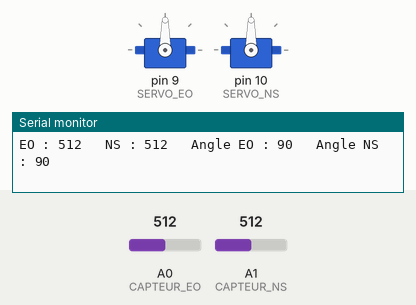
The sketch below on a simulated Arduino Uno, built with avr-gcc and run on an emulated ATmega328P. Parts: 2 × servo, the last lines printed to the serial monitor. The test bench sets the inputs (shaded band); at power-on: A0 (CAPTEUR_EO) = 512, A1 (CAPTEUR_NS) = 512.

Above: at 1.2 s.
1.3 s: A0 (CAPTEUR_EO) set to 482
At 2.01 s:
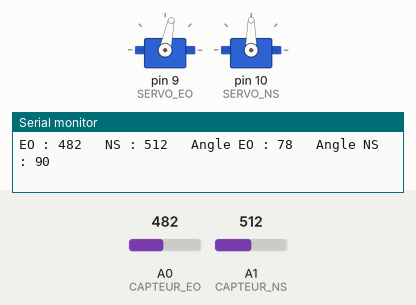
4.3 s: A1 (CAPTEUR_NS) set to 487
At 4.49 s:
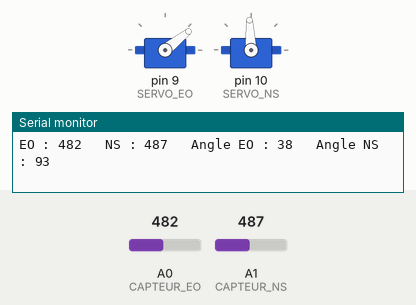
7.3 s: A1 (CAPTEUR_NS) set to 1023
10.3 s: A0 (CAPTEUR_EO) set to 518
13.3 s: A0 (CAPTEUR_EO) set to 536
At 13.33 s:
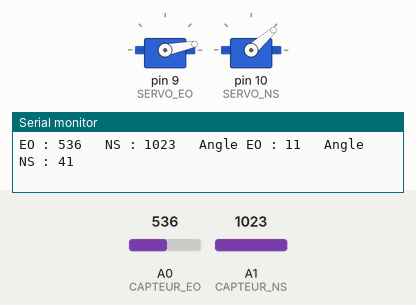
16.3 s: A1 (CAPTEUR_NS) set to 0
At 16.44 s:
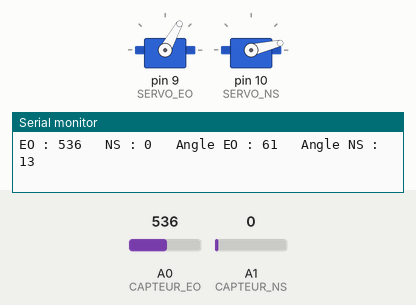
Timing chart, 0 to 22.1 s (numbered marks = the images above; inputs shaded):
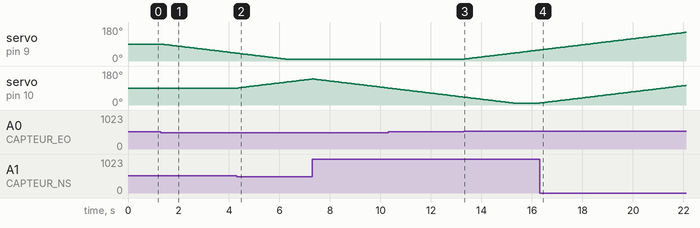

Measured:
- the behaviour switches between 497 and 496 on A0 (CAPTEUR_EO) (found by bisection; images 0 and 1)
- the behaviour switches between 497 and 496 on A1 (CAPTEUR_NS) (found by bisection; images 1 and 2)
- the behaviour switches between 527 and 528 on A0 (CAPTEUR_EO) (found by bisection; images 2 and 3)
- after the input at 1.3 s, servo on pin 9 (SERVO_EO): moves from 90° to 42° over 2.9 s, starting at once
- after the input at 4.3 s, servo on pin 10 (SERVO_NS): moves from 90° to 138° over 2.9 s, starting after 0.06 s
- after the input at 13.3 s, servo on pin 9 (SERVO_EO): moves from 10° to 58° over 2.9 s, starting at once
- after the input at 16.3 s, servo on pin 10 (SERVO_NS): moves from 10° to 104° over 5.8 s, starting at once

The sketch:

suiveur_solaire.ino
```cpp
 #include <Servo.h>

// -------------------------
// Entrées des capteurs
// -------------------------
const int CAPTEUR_EO = A0;
const int CAPTEUR_NS = A1;

// -------------------------
// Servomoteurs
// -------------------------
const int SERVO_EO = 9;
const int SERVO_NS = 10;

Servo MonServo1;
Servo MonServo2;

// -------------------------
// Position des servomoteurs
// -------------------------
int angleEO = 90;
int angleNS = 90;

// Limites mécaniques
const int ANGLE_MIN = 10;
const int ANGLE_MAX = 170;

// -------------------------
// Réglages des capteurs
// -------------------------

// Valeur correspondant à l'équilibre du pont
const int CENTRE = 512;

// Zone dans laquelle on considère que le capteur est équilibré
const int ZONE_MORTE = 15;

// -------------------------
// Moyenne des mesures
// -------------------------
const int N = 5;


void setup() {

  MonServo1.attach(SERVO_EO);
  MonServo2.attach(SERVO_NS);

  // Position initiale
  MonServo1.write(angleEO);
  MonServo2.write(angleNS);

  Serial.begin(9600);
}


void loop() {

  // -------------------------
  // Lecture moyenne du capteur EO
  // -------------------------

  long sommeEO = 0;
  long sommeNS = 0;

  for (int i = 0; i < N; i++) {

    sommeEO += analogRead(CAPTEUR_EO);
    sommeNS += analogRead(CAPTEUR_NS);

    delay(2);
  }

  int ValEO = sommeEO / N;
  int ValNS = sommeNS / N;


  // -------------------------
  // Axe Est-Ouest
  // -------------------------

  if (ValEO > CENTRE + ZONE_MORTE) {

    if (angleEO < ANGLE_MAX) {
      angleEO++;
    }
  }

  else if (ValEO < CENTRE - ZONE_MORTE) {

    if (angleEO > ANGLE_MIN) {
      angleEO--;
    }
  }


  // -------------------------
  // Axe Nord-Sud
  // -------------------------

  if (ValNS < CENTRE - ZONE_MORTE) {

    if (angleNS < ANGLE_MAX) {
      angleNS++;
    }
  }

  else if (ValNS > CENTRE + ZONE_MORTE) {

    if (angleNS > ANGLE_MIN) {
      angleNS--;
    }
  }


  // -------------------------
  // Commande des servomoteurs
  // -------------------------

  MonServo1.write(angleEO);
  MonServo2.write(angleNS);


  // -------------------------
  // Affichage dans le moniteur série
  // -------------------------

  Serial.print("EO : ");
  Serial.print(ValEO);

  Serial.print("   NS : ");
  Serial.print(ValNS);

  Serial.print("   Angle EO : ");
  Serial.print(angleEO);

  Serial.print("   Angle NS : ");
  Serial.println(angleNS);


  delay(50);
}
```
